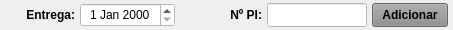
              <widget class="QWidget" name="widget_30" native="true">
               <property name="minimumSize">
                <size>
                 <width>0</width>
                 <height>30</height>
                </size>
               </property>
               <property name="maximumSize">
                <size>
                 <width>16777215</width>
                 <height>30</height>
                </size>
               </property>
               <property name="styleSheet">
                <string notr="true"/>
               </property>
               <layout class="QHBoxLayout" name="horizontalLayout_26">
                <property name="spacing">
                 <number>5</number>
                </property>
                <property name="leftMargin">
                 <number>5</number>
                </property>
                <property name="topMargin">
                 <number>3</number>
                </property>
                <property name="rightMargin">
                 <number>5</number>
                </property>
                <property name="bottomMargin">
                 <number>3</number>
                </property>
                <item>
                 <widget class="QLabel" name="label">
                  <property name="minimumSize">
                   <size>
                    <width>70</width>
                    <height>0</height>
                   </size>
                  </property>
                  <property name="maximumSize">
                   <size>
                    <width>70</width>
                    <height>16777215</height>
                   </size>
                  </property>
                  <property name="font">
                   <font>
                    <pointsize>9</pointsize>
                    <weight>75</weight>
                    <bold>true</bold>
                   </font>
                  </property>
                  <property name="text">
                   <string>Entrega:</string>
                  </property>
                  <property name="alignment">
                   <set>Qt::AlignRight|Qt::AlignTrailing|Qt::AlignVCenter</set>
                  </property>
                 </widget>
                </item>
                <item>
                 <widget class="QDateEdit" name="date_Entrega_Manu">
                  <property name="sizePolicy">
                   <sizepolicy hsizetype="Preferred" vsizetype="Preferred">
                    <horstretch>0</horstretch>
                    <verstretch>0</verstretch>
                   </sizepolicy>
                  </property>
                  <property name="minimumSize">
                   <size>
                    <width>95</width>
                    <height>0</height>
                   </size>
                  </property>
                  <property name="maximumSize">
                   <size>
                    <width>95</width>
                    <height>16777215</height>
                   </size>
                  </property>
                  <property name="font">
                   <font>
                    <pointsize>9</pointsize>
                   </font>
                  </property>
                  <property name="styleSheet">
                   <string notr="true">background-color: rgb(255, 255, 255);</string>
                  </property>
                  <property name="alignment">
                   <set>Qt::AlignCenter</set>
                  </property>
                 </widget>
                </item>
                <item>
                 <widget class="QLabel" name="label_3">
                  <property name="text">
                   <string/>
                  </property>
                 </widget>
                </item>
                <item>
                 <widget class="QLabel" name="label_19">
                  <property name="minimumSize">
                   <size>
                    <width>70</width>
                    <height>0</height>
                   </size>
                  </property>
                  <property name="maximumSize">
                   <size>
                    <width>70</width>
                    <height>16777215</height>
                   </size>
                  </property>
                  <property name="font">
                   <font>
                    <pointsize>9</pointsize>
                    <weight>75</weight>
                    <bold>true</bold>
                   </font>
                  </property>
                  <property name="text">
                   <string>Nº PI:</string>
                  </property>
                  <property name="alignment">
                   <set>Qt::AlignRight|Qt::AlignTrailing|Qt::AlignVCenter</set>
                  </property>
                 </widget>
                </item>
                <item>
                 <widget class="QLineEdit" name="line_Num_PI_Manu">
                  <property name="sizePolicy">
                   <sizepolicy hsizetype="Preferred" vsizetype="Preferred">
                    <horstretch>0</horstretch>
                    <verstretch>0</verstretch>
                   </sizepolicy>
                  </property>
                  <property name="minimumSize">
                   <size>
                    <width>0</width>
                    <height>0</height>
                   </size>
                  </property>
                  <property name="maximumSize">
                   <size>
                    <width>100</width>
                    <height>16777215</height>
                   </size>
                  </property>
                  <property name="font">
                   <font>
                    <pointsize>9</pointsize>
                   </font>
                  </property>
                  <property name="styleSheet">
                   <string notr="true">background-color: rgb(255, 255, 255);</string>
                  </property>
                  <property name="alignment">
                   <set>Qt::AlignCenter</set>
                  </property>
                 </widget>
                </item>
                <item>
                 <widget class="QPushButton" name="btn_Adicionar">
                  <property name="sizePolicy">
                   <sizepolicy hsizetype="Preferred" vsizetype="Preferred">
                    <horstretch>0</horstretch>
                    <verstretch>0</verstretch>
                   </sizepolicy>
                  </property>
                  <property name="minimumSize">
                   <size>
                    <width>76</width>
                    <height>0</height>
                   </size>
                  </property>
                  <property name="maximumSize">
                   <size>
                    <width>76</width>
                    <height>16777215</height>
                   </size>
                  </property>
                  <property name="font">
                   <font>
                    <pointsize>9</pointsize>
                    <weight>75</weight>
                    <bold>true</bold>
                   </font>
                  </property>
                  <property name="cursor">
                   <cursorShape>PointingHandCursor</cursorShape>
                  </property>
                  <property name="layoutDirection">
                   <enum>Qt::LeftToRight</enum>
                  </property>
                  <property name="autoFillBackground">
                   <bool>false</bool>
                  </property>
                  <property name="styleSheet">
                   <string notr="true">background-color: rgb(141, 141, 141);</string>
                  </property>
                  <property name="text">
                   <string>Adicionar</string>
                  </property>
                  <property name="checkable">
                   <bool>false</bool>
                  </property>
                  <property name="autoDefault">
                   <bool>false</bool>
                  </property>
                  <property name="default">
                   <bool>false</bool>
                  </property>
                  <property name="flat">
                   <bool>false</bool>
                  </property>
                 </widget>
                </item>
               </layout>
              </widget>
